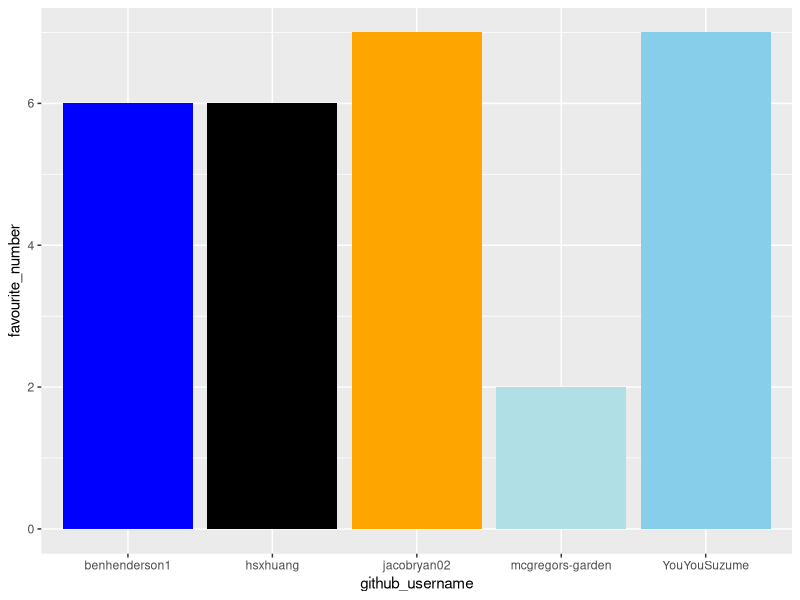
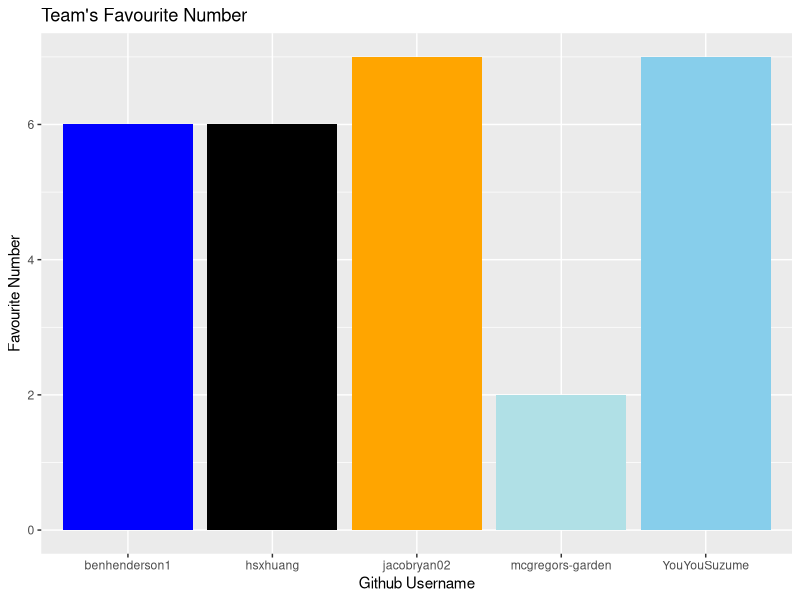
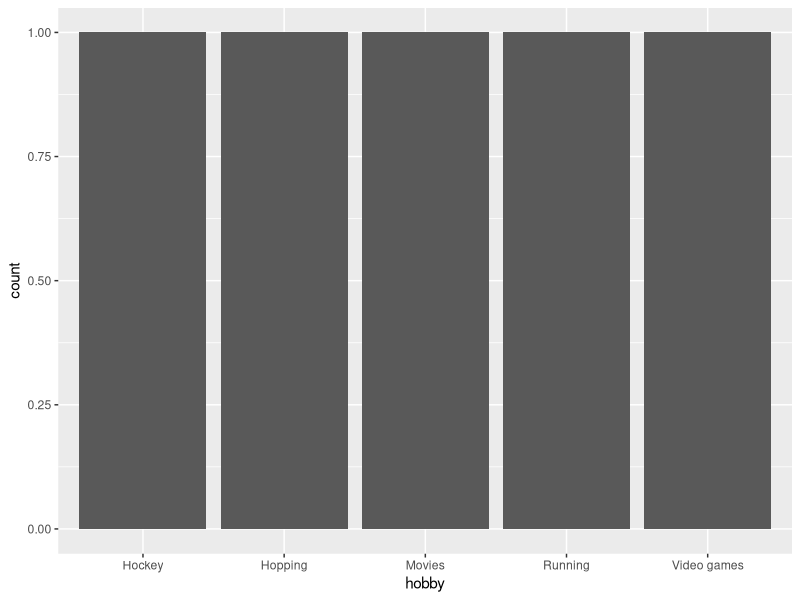

These figures' R source, in order:
## ---- chunk 1
library(tidyverse) 
## ---- chunk 2
team_data <- tibble(
  name = c("Peter Rabbit", "Jacob", "Ben", "Huang", "Youyou"),
  github_username = c("mcgregors-garden", "jacobryan02", "hsxhuang", "benhenderson1", "YouYouSuzume"), 
  colour = c("powderblue", "orange", "black","blue", "skyblue"),
  hobby = c("Hopping", "Running", "Video games", "Hockey", "Movies"),
  favourite_number = c(2, 7, 6, 6, 7)
  )

team_data
## ---- chunk 3
p1 <- ggplot(data = team_data, 
             mapping = aes(x = github_username, 
                           y = favourite_number,
                           fill = colour), 
             ) +
   geom_col() +
   scale_fill_identity()
p1
## ---- chunk 4
p1 + labs(x = "Github Username", 
          y = "Favourite Number",
          title = "Team's Favourite Number")
## ---- chunk 5
p2 <- ggplot(team_data, aes(x = hobby)) +
  geom_bar()
p2
